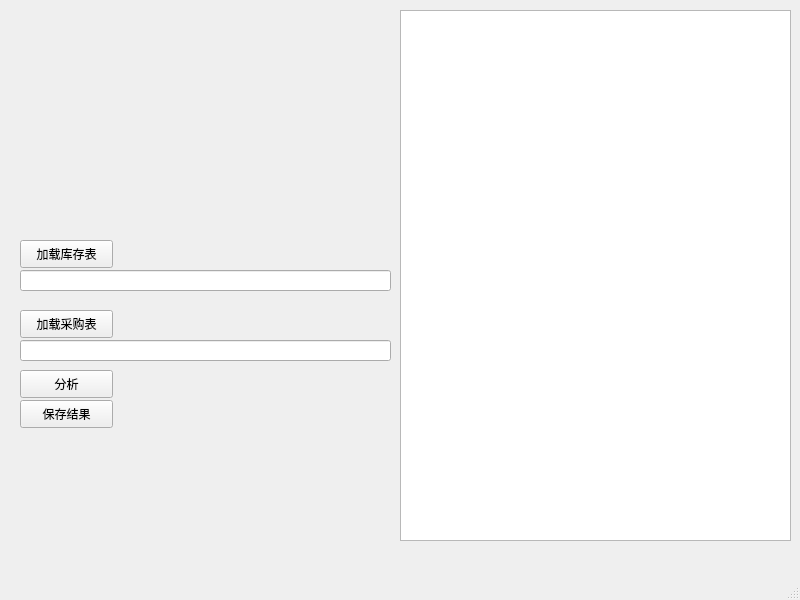
<?xml version="1.0" encoding="UTF-8"?>
<ui version="4.0">
 <class>MainWindow</class>
 <widget class="QMainWindow" name="MainWindow">
  <property name="geometry">
   <rect>
    <x>0</x>
    <y>0</y>
    <width>800</width>
    <height>600</height>
   </rect>
  </property>
  <property name="windowTitle">
   <string>MainWindow</string>
  </property>
  <widget class="QWidget" name="centralwidget">
   <widget class="QPushButton" name="Loadform2_pushButton">
    <property name="geometry">
     <rect>
      <x>20</x>
      <y>240</y>
      <width>93</width>
      <height>28</height>
     </rect>
    </property>
    <property name="text">
     <string>加载库存表</string>
    </property>
   </widget>
   <widget class="QPushButton" name="Loadform1_pushButton">
    <property name="geometry">
     <rect>
      <x>20</x>
      <y>310</y>
      <width>93</width>
      <height>28</height>
     </rect>
    </property>
    <property name="text">
     <string>加载采购表</string>
    </property>
   </widget>
   <widget class="QPlainTextEdit" name="InfoShow_plainTextEdit">
    <property name="geometry">
     <rect>
      <x>400</x>
      <y>10</y>
      <width>391</width>
      <height>531</height>
     </rect>
    </property>
   </widget>
   <widget class="QPushButton" name="Analyst_pushButton">
    <property name="geometry">
     <rect>
      <x>20</x>
      <y>370</y>
      <width>93</width>
      <height>28</height>
     </rect>
    </property>
    <property name="text">
     <string>分析</string>
    </property>
   </widget>
   <widget class="QLineEdit" name="Loadform2_lineEdit">
    <property name="geometry">
     <rect>
      <x>20</x>
      <y>270</y>
      <width>371</width>
      <height>21</height>
     </rect>
    </property>
   </widget>
   <widget class="QLineEdit" name="Loadform1_lineEdit">
    <property name="geometry">
     <rect>
      <x>20</x>
      <y>340</y>
      <width>371</width>
      <height>21</height>
     </rect>
    </property>
   </widget>
   <widget class="QPushButton" name="Saveform_pushButton">
    <property name="geometry">
     <rect>
      <x>20</x>
      <y>400</y>
      <width>93</width>
      <height>28</height>
     </rect>
    </property>
    <property name="text">
     <string>保存结果</string>
    </property>
   </widget>
   <widget class="QLabel" name="Logo">
    <property name="geometry">
     <rect>
      <x>100</x>
      <y>70</y>
      <width>200</width>
      <height>98</height>
     </rect>
    </property>
    <property name="text">
     <string/>
    </property>
   </widget>
   <widget class="QLabel" name="SheetName2">
    <property name="geometry">
     <rect>
      <x>140</x>
      <y>240</y>
      <width>251</width>
      <height>28</height>
     </rect>
    </property>
    <property name="text">
     <string/>
    </property>
   </widget>
   <widget class="QLabel" name="SheetName1">
    <property name="geometry">
     <rect>
      <x>140</x>
      <y>310</y>
      <width>251</width>
      <height>28</height>
     </rect>
    </property>
    <property name="text">
     <string/>
    </property>
   </widget>
  </widget>
  <widget class="QMenuBar" name="menubar">
   <property name="geometry">
    <rect>
     <x>0</x>
     <y>0</y>
     <width>800</width>
     <height>26</height>
    </rect>
   </property>
  </widget>
  <widget class="QStatusBar" name="statusbar"/>
 </widget>
 <resources/>
 <connections/>
</ui>
